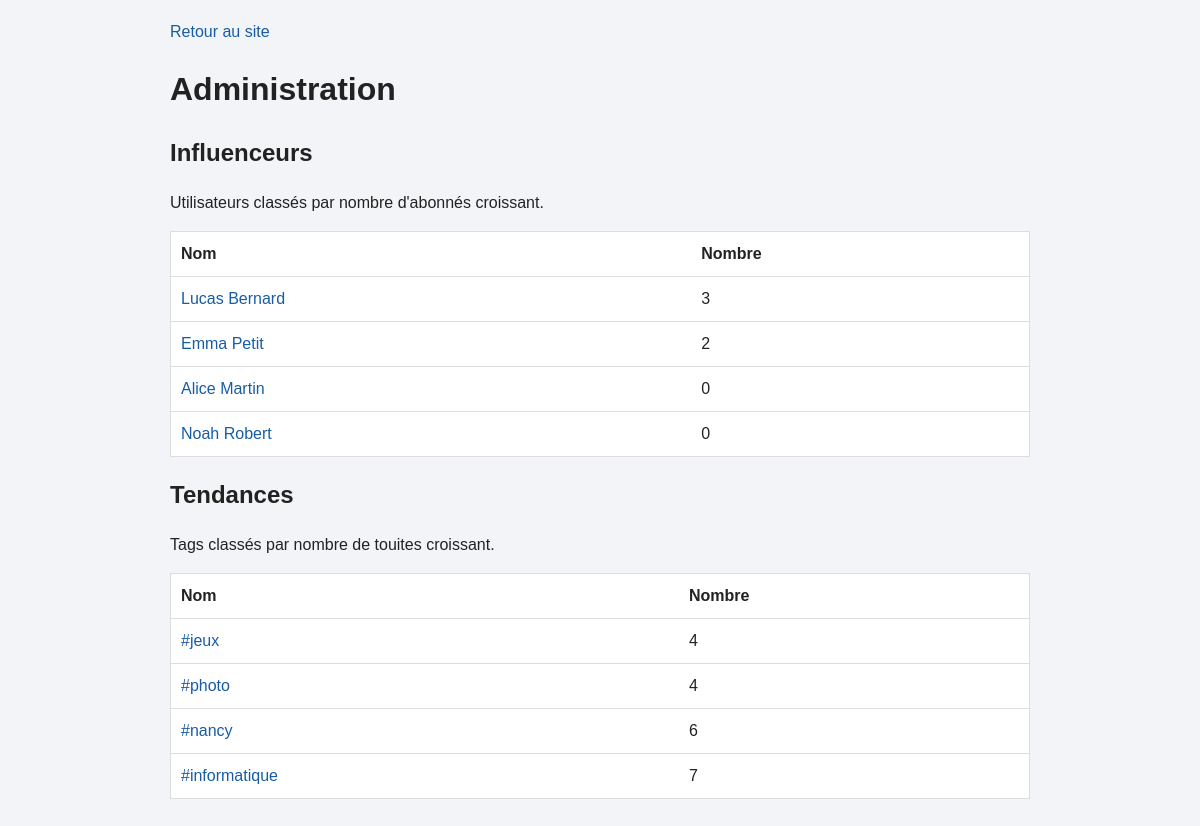
Page /admin.php on the earlier database version.
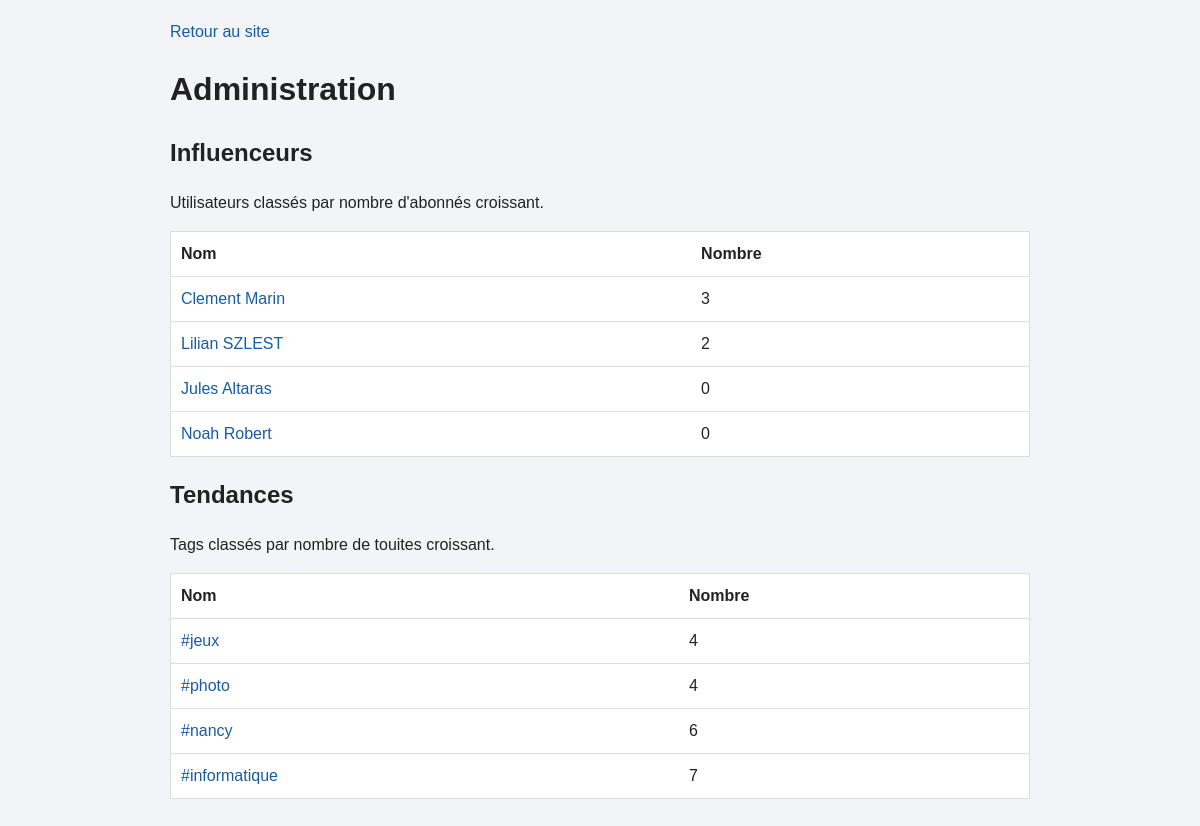
Same page on the later database version.
### tables this page shows
CREATE TABLE UTILISATEUR (
    id_utilisateur INT,
    nom VARCHAR(50),
    prenom VARCHAR(50),
    email VARCHAR(100),
    nb_touites INT DEFAULT 0,

    CONSTRAINT pk_utilisateur PRIMARY KEY (id_utilisateur),
    CONSTRAINT uq_utilisateur_email UNIQUE (email)
);

### src/classes/repository/Repository.php (called while the page is built, shortened)
<?php
class Repository
{
    public function __construct()
    {
        $this->pdo = Connexion::obtenir();
    }
}

### src/classes/config/Connexion.php (called while the page is built, shortened)
<?php
class Connexion
{
    private static ?\PDO $pdo = null;
    public static function obtenir(): ?\PDO
    {
        if (self::$pdo !== null) {
            return self::$pdo;
        }
        $config = parse_ini_file(__DIR__ . '/touiteur.ini');
        $dsn = 'mysql:host=' . $config['host'] . ';port=' . $config['port'];
        $dsn .= ';dbname=' . $config['database'] . ';charset=utf8mb4';
        try {
            $pdo = new \PDO($dsn, $config['username'], $config['password']);
            $pdo->setAttribute(\PDO::ATTR_ERRMODE, \PDO::ERRMODE_EXCEPTION);
            $pdo->setAttribute(\PDO::ATTR_DEFAULT_FETCH_MODE, \PDO::FETCH_ASSOC);
            foreach (['TAG', 'IMAGE', 'SUIVRE', 'ABONNEMENT_TAG', 'TOUITE_TAG'] as $table) {
                $pdo->query('SELECT * FROM ' . $table . ' LIMIT 1');
            }
            $pdo->query('SELECT * FROM TOUITE LIMIT 1');
            $pdo->exec("SET time_zone = '" . date('P') . "'");
            self::$pdo = $pdo;
            return $pdo;
        } catch (\PDOException $e) {
            die('Erreur BDD : ' . htmlspecialchars($e->getMessage()));
        }
    }
}

### src/classes/repository/UtilisateurRepository.php (called while the page is built, shortened)
<?php
class UtilisateurRepository extends Repository
{
    public function influenceurs(): array
    {
        $sql = 'SELECT u.id_utilisateur, u.nom, u.prenom, COUNT(s.id_utilisateur_abonne) AS total
            FROM UTILISATEUR u LEFT JOIN SUIVRE s ON s.id_utilisateur_suivi = u.id_utilisateur
            GROUP BY u.id_utilisateur, u.nom, u.prenom ORDER BY total DESC, u.id_utilisateur ASC';
        $requete = $this->pdo->prepare($sql);
        $requete->execute();
        return $requete->fetchAll();
    }
}

### src/classes/repository/TagRepository.php (called while the page is built, shortened)
<?php
class TagRepository extends Repository
{
    public function tendances(): array
    {
        $sql = 'SELECT t.id_tag, t.libelle, COUNT(tt.id_touite) AS total FROM TAG t
            LEFT JOIN TOUITE_TAG tt ON tt.id_tag = t.id_tag GROUP BY t.id_tag, t.libelle
            ORDER BY total ASC, t.libelle ASC';
        $requete = $this->pdo->prepare($sql);
        $requete->execute();
        return $requete->fetchAll();
    }
}

### src/classes/renderer/PageRenderer.php (the view, shortened to what this page needs)
<?php
class PageRenderer
{
        ?>
        <?php
    public static function classement(array $lignes, bool $tags = false): string
    {
        $html = '<table><tr><th>Nom</th><th>Nombre</th></tr>';
        foreach ($lignes as $ligne) {
            if ($tags) {
                $nom = '#' . $ligne['libelle'];
                $url = '?action=tag&id=' . $ligne['id_tag'];
            } else {
                $nom = $ligne['prenom'] . ' ' . $ligne['nom'];
                $url = '?action=author&id=' . $ligne['id_utilisateur'];
            }
            $html .= '<tr><td><a href="index.php' . $url . '">' . htmlspecialchars($nom) . '</a></td>';
            $html .= '<td>' . (int) $ligne['total'] . '</td></tr>';
        }
        return $html . '</table>';
    }
}

Differences in the rows shown:
changed utilisateur: nom "Lucas Bernard" → "Clement Marin"
changed utilisateur: nom "Emma Petit" → "Lilian SZLEST"
changed utilisateur: nom "Alice Martin" → "Jules Altaras"
